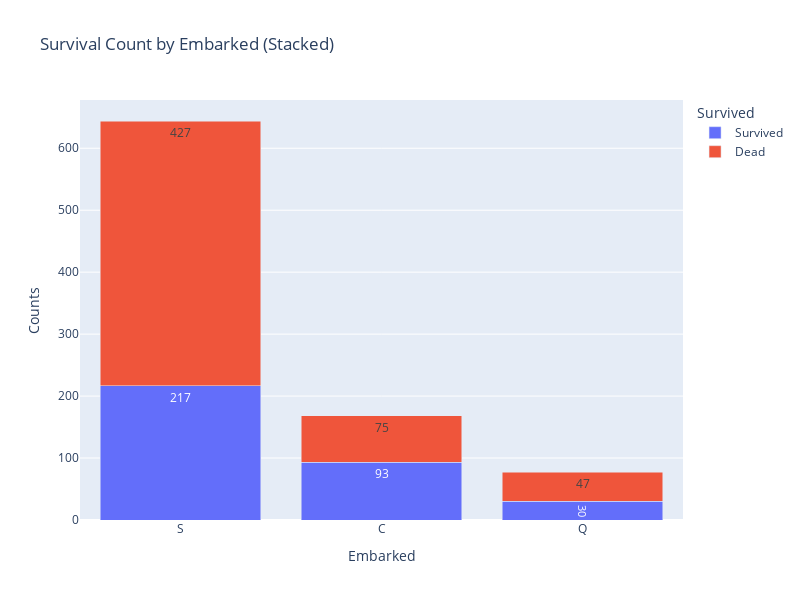

The cell this chart's notebook holds for it:
### Markdown cell above
#### 상관관계 확인
- S 항구에서 탑승했을 경우, 사망률이 좀 더 높은 것으로 확인됨
- Survived 여부에 큰 영향을 미칠 가능성이 존재하는지 명확하지는 않음

### Code cell
import plotly.express as px

fig = px.bar(
    df,
    x=df.index,
    y=df.columns,
    barmode="stack",
    text_auto=True,
    title="Survival Count by Embarked (Stacked)",
    labels= {
        "x": "Status",
        "value": "Counts",
        "variable": "Survived"
    }
)

fig.update_layout(width=800, height=600)

fig.show()

### Figure 1 — Plotly figure (JSON) as saved in the notebook; plotly's stock layout.template omitted (floating-point values rounded to 4 significant figures)
{"data": [{"alignmentgroup": "True", "hovertemplate": "Survived=Survived<br>Embarked=%{x}<br>Counts=%{y}<extra></extra>", "legendgroup": "Survived", "marker": {"color": "#636efa", "pattern": {"shape": ""}}, "name": "Survived", "offsetgroup": "Survived", "orientation": "v", "showlegend": true, "textposition": "auto", "texttemplate": "%{y}", "type": "bar", "x": ["S", "C", "Q"], "xaxis": "x", "y": [217, 93, 30], "yaxis": "y"}, {"alignmentgroup": "True", "hovertemplate": "Survived=Dead<br>Embarked=%{x}<br>Counts=%{y}<extra></extra>", "legendgroup": "Dead", "marker": {"color": "#EF553B", "pattern": {"shape": ""}}, "name": "Dead", "offsetgroup": "Dead", "orientation": "v", "showlegend": true, "textposition": "auto", "texttemplate": "%{y}", "type": "bar", "x": ["S", "C", "Q"], "xaxis": "x", "y": [427, 75, 47], "yaxis": "y"}], "layout": {"barmode": "stack", "height": 600, "legend": {"title": {"text": "Survived"}, "tracegroupgap": 0}, "title": {"text": "Survival Count by Embarked (Stacked)"}, "width": 800, "xaxis": {"anchor": "y", "domain": [0, 1], "title": {"text": "Embarked"}}, "yaxis": {"anchor": "x", "domain": [0, 1], "title": {"text": "Counts"}}}}
